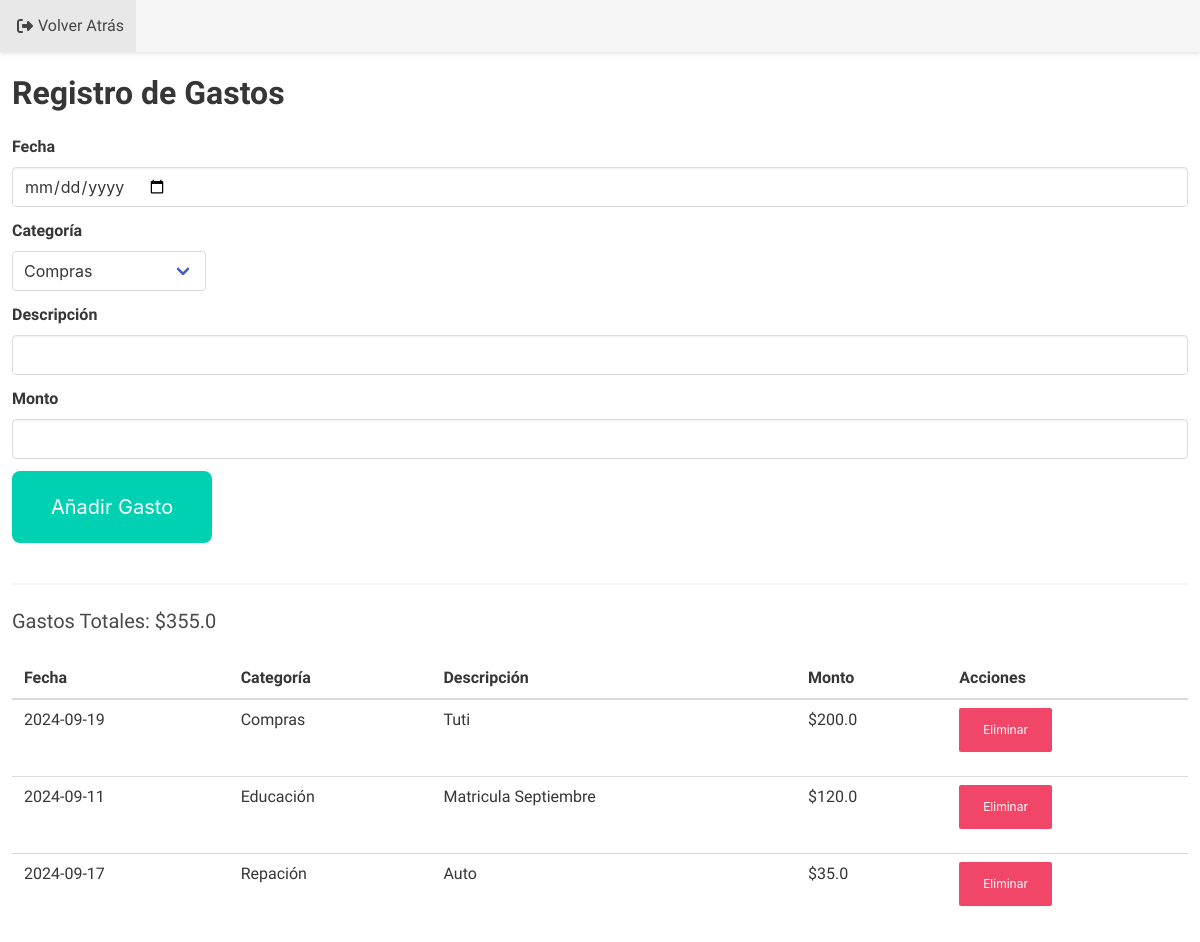
The app's page /gastos (signed in) with its own data.
### models.py (models this page shows)
class Gasto(db.Model):
    id = db.Column(db.Integer, primary_key=True)
    amount = db.Column(db.Float, nullable=False)
    category = db.Column(db.String(100), nullable=False)
    description = db.Column(db.String(200))
    date = db.Column(db.Date, nullable=False)
    user_id = db.Column(db.Integer, db.ForeignKey('usuario.id'), nullable=False)

### app.py (the view, shortened to what this page needs)
@app.route('/gastos', methods=['GET', 'POST', 'DELETE'])
@login_required
def listar_gastos():
    if request.method == 'POST':
        try:
            date_str = request.form['date']
            date_obj = datetime.strptime(date_str, '%Y-%m-%d').date()
            new_gasto = Gasto(
                amount=float(request.form['amount']),
                category=request.form['category'],
                description=request.form['description'],
                date=date_obj,
                user_id=current_user.id
            )
            db.session.add(new_gasto)
            db.session.commit()
            gastos = Gasto.query.filter_by(user_id=current_user.id).all()
            total_gasto = sum(gasto.amount for gasto in gastos)
            gastos_data = [{'id': gasto.id, 'date': gasto.date.strftime('%Y-%m-%d'), 'category': gasto.category, 'description': gasto.description, 'amount': gasto.amount} for gasto in gastos]
            return jsonify({'gastos': gastos_data, 'total_gasto': total_gasto}), 200
        except Exception as e:
            db.session.rollback()
            print(e)  # Para depuración
            return jsonify({'error': str(e)}), 500
    elif request.method == 'GET':
        gastos = Gasto.query.filter_by(user_id=current_user.id).all()
        total_gasto = sum(gasto.amount for gasto in gastos)
        return render_template('listar_gastos.html', gastos=gastos, total_gasto=total_gasto)

### app.py (called while the page is built)
@login_manager.user_loader
def load_user(user_id):
    return Usuario.query.get(int(user_id))

### templates/listar_gastos.html (shortened to what this page needs)
<!DOCTYPE html>
<html lang="es">
<head>
    <link rel="stylesheet" href="https://cdn.jsdelivr.net/npm/bulma@0.9.3/css/bulma.min.css">
    <link rel="stylesheet" href="{{ url_for('static', filename='style.css') }}">
</head>
<body>
    <nav class="navbar is-fixed-top is-light">
        <div id="navbarMenu" class="navbar-menu">
            <div class="navbar-start">
                <a class="navbar-item" href="{{ url_for('home') }}">
                    <i class="fas fa-sign-out-alt" style="padding: 5px"></i> Volver Atrás
                </a>
            </div>
        </div>
    </nav>
    <section class="section-gastos" style="margin-top: 75px;">
        <div class="container-gastos">
            <h1 class="title">Registro de Gastos</h1>
            <form id="gasto-form">
                <div class="field">
                    <label class="label">Fecha</label>
                    <div class="control">
                        <input class="input" type="date" name="date" required>
                    </div>
                </div>
                <div class="field">
                    <label class="label">Categoría</label>
                    <div class="control">
                        <div class="select">
                            <select id="SltGastos" name="category">
                                <option value="Compras">Compras</option>
                            </select>
                        </div>
                    </div>
                </div>
                <div class="field">
                    <label class="label">Descripción</label>
                    <div class="control">
                        <input class="input" type="text" name="description" required>
                    </div>
                </div>
                <div class="field">
                    <label class="label">Monto</label>
                    <div class="control">
                        <input class="input" type="number" name="amount" step="0.01" required>
                    </div>
                </div>
                <button class="button is-primary" type="submit">Añadir Gasto</button>
            </form>
            <hr>
            <h2 class="subtitle">Gastos Totales: $<span id="total-gasto">{{ total_gasto }}</span></h2>
            <table class="table is-fullwidth">
                <thead>
                    <tr>
                        <th>Fecha</th>
                        <th>Categoría</th>
                        <th>Descripción</th>
                        <th>Monto</th>
                        <th>Acciones</th>
                    </tr>
                </thead>
                <tbody id="gastos-list">
                    {% for gasto in gastos %}
                    <tr>
                        <td>{{ gasto.date.strftime('%Y-%m-%d') }}</td>
                        <td>{{ gasto.category }}</td>
                        <td>{{ gasto.description }}</td>
                        <td>${{ gasto.amount }}</td>
                        <td>
                            <button class="button is-small is-danger" onclick="deleteGasto({{ gasto.id }})">Eliminar</button>
                        </td>
                    </tr>
                    {% endfor %}
                </tbody>
            </table>
        </div>
    </section>
</body>
</html>

### static/style.css (style rules this page uses)
:root { --bulma-success-h: 114deg; --bulma-success-s: 85%; --bulma-success-l: 35%; }
* { margin: 0; padding: 0; box-sizing: border-box; font-family: "SUSE", sans-serif; }
body { margin: 12px; }
.navbar { box-shadow: 0 2px 4px rgba(0, 0, 0, 0.1); }
.button { margin-bottom: 1rem; font-size: 1.25rem; padding: 1.75em 1.90em; border-radius: 0.5rem; }

### records on screen
Gasto: date "2024-09-19", category "Compras", description "Tuti", amount "200.0"
Gasto: date "2024-09-11", category "Educación", description "Matricula Septiembre", amount "120.0"
Gasto: date "2024-09-17", category "Repación", description "Auto", amount "35.0"

### other values on screen
{{ total_gasto }} "355.0"
